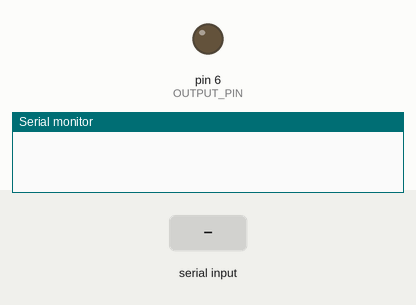
This sketch was run on a simulated Arduino Uno, built with avr-gcc and run on an emulated ATmega328P. On the bench: output pins drawn as LEDs (lit = HIGH), the last lines printed to the serial monitor. Inputs (shaded band) come from the test bench.

Above: at 1.2 s.
1.3 s: "90,45\n" received over Serial
At 2.5 s:
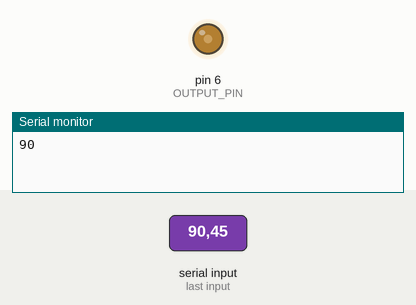
2.8 s: "30,150\n" received over Serial
At 3.2 s:
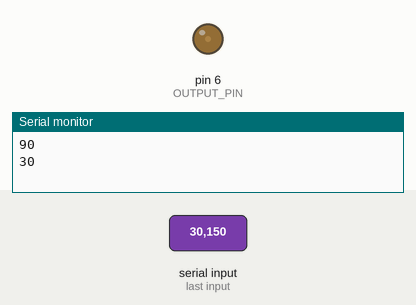
4.3 s: "200\n" received over Serial
At 5.5 s:
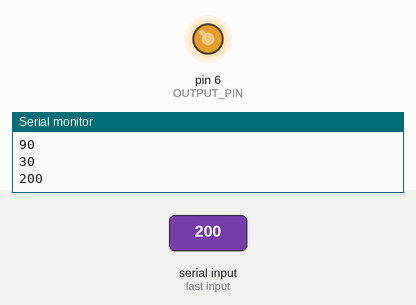
5.8 s: "90\n" received over Serial
At 6.8 s:
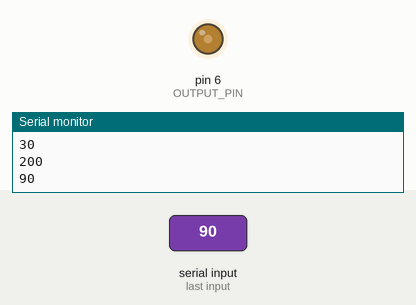
Timing chart, 0 to 8.3 s (numbered marks = the images above; inputs shaded):
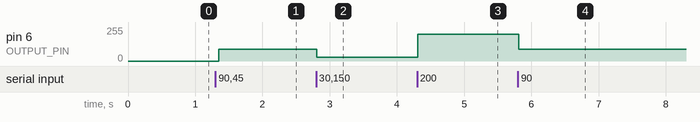

Measured:
- after the input at 1.3 s, pin 6 (OUTPUT_PIN): 0/255 → 90/255 after 0.05 s
- after the input at 2.8 s, pin 6 (OUTPUT_PIN): 90/255 → 30/255 at once
- after the input at 4.3 s, pin 6 (OUTPUT_PIN): 30/255 → 200/255 at once
- after the input at 5.8 s, pin 6 (OUTPUT_PIN): 200/255 → 90/255 at once

The sketch:

arduino_Example1.ino
```cpp
#define NUM_VALUES 1
#define OUTPUT_PIN 6

int incomingValues[NUM_VALUES];
const int DELAY_MS = 50;

void setup() {
  Serial.begin(9600);
  pinMode(OUTPUT_PIN, OUTPUT);
}

void loop() {
  // Check to see if there is any incoming serial data
  if (Serial.available() > 0) {
    // read string until the end of the line
    String rcvdSerialData = Serial.readStringUntil('\n');
    // set the output value of PWM pin
    int ouputValue = rcvdSerialData.toInt();
    analogWrite(OUTPUT_PIN, ouputValue);
    Serial.println(ouputValue);
  }

  delay(DELAY_MS);
}
```
